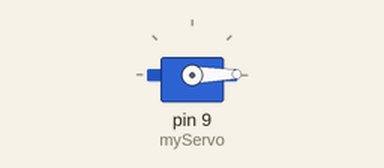
The sketch below on a simulated Arduino Uno, built with avr-gcc and run on an emulated ATmega328P. Parts: servo.

Above: at 0.05 s.
At 9.05 s:
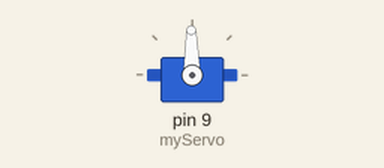
At 18.01 s:
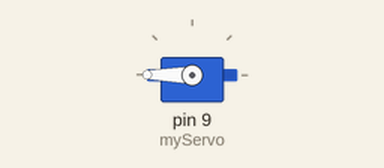
At 39.88 s:
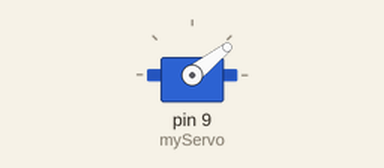
Timing chart, 0 to 40.0 s (numbered marks = the images above):
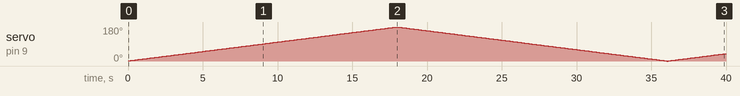

The sketch:

positionalServo_2.ino
```cpp
/*
* Servo Motor is attach at digital pin 9 of Arduino Uno.
* Rotation is restricted from 0 degrees to 180 degrees.
* In this program, complete rotation of Servo Motor is shown.
*/

#include <Servo.h>

Servo myServo;

void setup()
{
  myServo.attach(9, 500/*min*/, 2500/*max*/);  //min and max default values are 544 and 2400 if not specified
  Serial.begin(9600);
  while(!Serial)
  Serial.println("Complete 180 degrees Sero Motor!");
  myServo.write(00);
}

void loop()
{
  for(int i=1;i<=180;i++)
  {
    myServo.write(i);
    delay(100);
  }
  for(int i=180;i>=0;--i)
  {
    myServo.write(i);
    delay(100);
  }

}
```

Measured:
- by itself, servo on pin 9 (myServo): 1° → 2° at 0.10 s, → 3° 0.10 s later, → 4° 0.10 s later, → 5° 0.10 s later, … (398 changes in this stretch)
